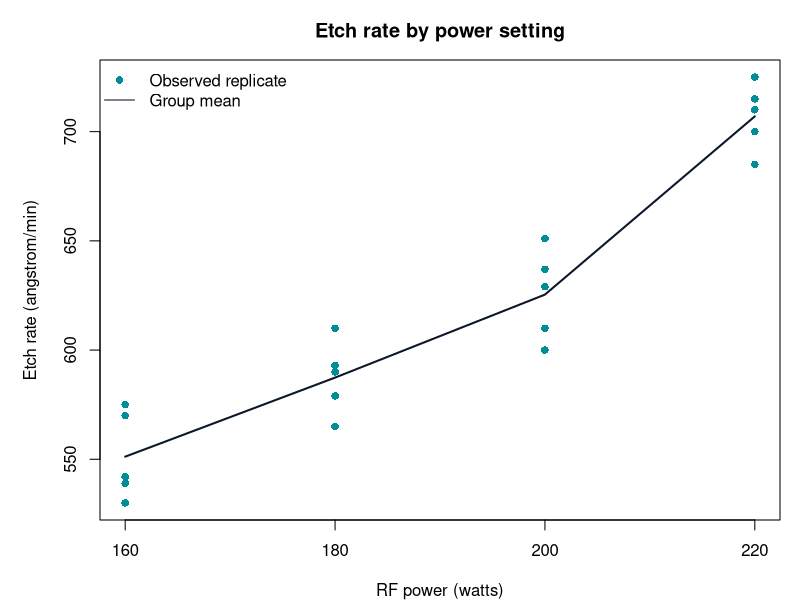

Generate this figure with R:
library(readxl)
out<-'etch_results';dir.create(out,showWarnings=FALSE)
# Plasma etching textbook example, analyzed in James Ooko's coursework.
e<-data.frame(Power=rep(c(160,180,200,220),each=5),EtchRate=c(575,542,530,539,570,565,593,590,579,610,600,651,610,637,629,725,700,715,685,710));e$Power<-factor(e$Power)
stopifnot(nrow(e)==20,!anyNA(e),all(table(e$Power)==5))
m<-aov(EtchRate~Power,e);t<-as.data.frame(TukeyHSD(m)$Power);t$comparison<-rownames(t)
s<-aggregate(EtchRate~Power,e,function(x)c(mean=mean(x),sd=sd(x),n=length(x)));s<-data.frame(Power=s$Power,s$EtchRate)
write.csv(s,file.path(out,'etch_summary.csv'),row.names=FALSE);write.csv(t,file.path(out,'etch_tukey.csv'),row.names=FALSE)
write.csv(data.frame(F=summary(m)[[1]]$'F value'[1],p=summary(m)[[1]]$'Pr(>F)'[1],shapiro_p=shapiro.test(resid(m))$p.value,fligner_p=fligner.test(EtchRate~Power,e)$p.value),file.path(out,'etch_tests.csv'),row.names=FALSE)
png(file.path(out,'etch_chart.png'),width=1500,height=800,res=150);par(mar=c(4,5,3,1));plot(rep(as.numeric(levels(e$Power)),each=5),e$EtchRate,xlab='RF power (watts)',ylab='Etch rate (angstrom/min)',main='Etch rate by power setting',pch=16,col='#008D98',xaxt='n');axis(1,at=c(160,180,200,220));lines(as.numeric(as.character(s$Power)),s$mean,col='#0B172A',lwd=2);legend('topleft',c('Observed replicate','Group mean'),pch=c(16,NA),lty=c(NA,1),col=c('#008D98','#0B172A'),bty='n');dev.off()
